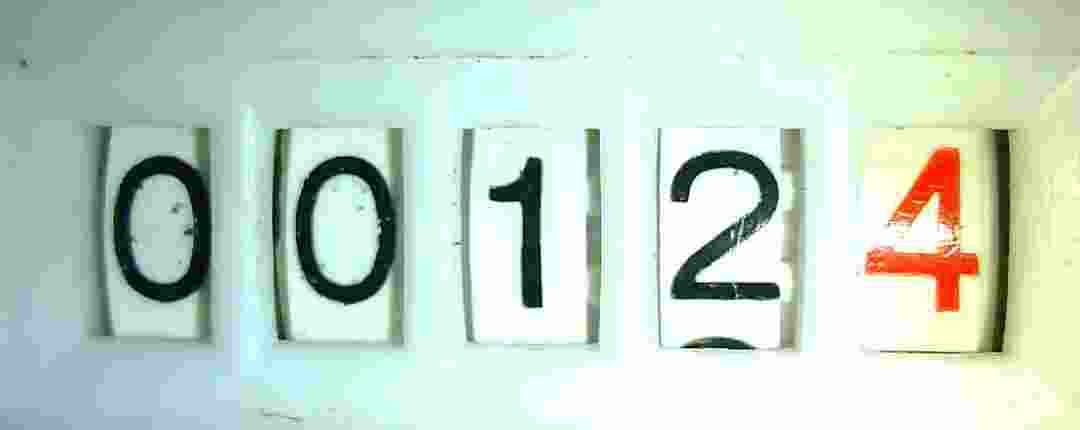
#> input picture real_data_base/device_xiao_s3_20260909_111515.jpg, 1080 x 430 px, found by its file name
$ python make_red_9_transition_visual.py
#> lines starting #> are read from the running program, lines starting #| are printed output that depends on the picture; after the words box and inside, x2 and y2 are one past the last pixel; in counts of white or black regions, pixels touching at a corner belong together
### tools/build_evaluation_suites.py
"""
tools/build_evaluation_suites.py
---------------------------------
Xây dựng 3 Tập Kiểm thử Độc lập theo Chuẩn Nghiệp vụ Ngành Nước (Sawaco):

1. Suite 1: Real Baseline (23 ảnh chụp thực tế từ camera ESP32-S3 ngoài hiện trường)
2. Suite 2: Billing Digits Balanced (100 ảnh phủ đều 0000 - 9999 m3 trên 4 ô đen tính tiền nước)
3. Suite 3: Billing Jump Transitions & Floor Rule (50 ảnh kiểm tra bước nhảy 9 -> 0 và quy tắc làm tròn sàn bảo vệ khách hàng)
"""

import os
import sys
import glob
import json
import random
import shutil
import cv2
import numpy as np

# Đảm bảo in tiếng Việt trên console Windows
if hasattr(sys.stdout, 'reconfigure'):
    sys.stdout.reconfigure(encoding='utf-8')

sys.path.insert(0, os.path.abspath(os.path.join(os.path.dirname(__file__), '..')))
from tools.generate_synthetic_from_real import load_clean_masks, get_meter_window_boxes, render_stroke

ROOT_TEST_SUITES = "data/test_suites"
REAL_DATA_DIR = "real_data_base"

# =========================================================================
# QUY CHUẨN PHÂN CHIA DỮ LIỆU KHOA HỌC: HOLD-OUT TEST SET (70% TRAIN - 30% TEST)
# 16 ảnh Train (để fine-tune) và 7 ảnh Test (cô lập 100%, chưa từng tham gia train)
# =========================================================================
TRAIN_REAL_FILES = [
    "device_xiao_s3_20260909_094142.jpg",
    "device_xiao_s3_20260909_095354.jpg",
    "device_xiao_s3_20260909_100525.jpg",
    "device_xiao_s3_20260909_101854.jpg",
    "device_xiao_s3_20260909_102216.jpg",
    "device_xiao_s3_20260909_102432.jpg",
    "device_xiao_s3_20260909_102638.jpg",
    "device_xiao_s3_20260909_102856.jpg",
    "device_xiao_s3_20260909_103034.jpg",
    "device_xiao_s3_20260909_103222.jpg",
    "device_xiao_s3_20260909_103920.jpg",
    "device_xiao_s3_20260909_104204.jpg",
    "device_xiao_s3_20260909_104558.jpg",
    "device_xiao_s3_20260909_104858.jpg",
    "device_xiao_s3_20260909_105206.jpg",
    "device_xiao_s3_20260909_105530.jpg"
]

TEST_REAL_FILES = [
    "device_xiao_s3_20260909_105724.jpg",
    "device_xiao_s3_20260909_105930.jpg",
    "device_xiao_s3_20260909_110142.jpg",
    "device_xiao_s3_20260909_110538.jpg",
    "device_xiao_s3_20260909_111235.jpg",
    "device_xiao_s3_20260909_111515.jpg",
    "device_xiao_s3_20260909_111955.jpg"
]

REAL_GROUND_TRUTH = {
    "device_xiao_s3_20260909_094142.jpg": "00001",
    "device_xiao_s3_20260909_095354.jpg": "00002",
    "device_xiao_s3_20260909_100525.jpg": "00003",
    "device_xiao_s3_20260909_101854.jpg": "00004",
    "device_xiao_s3_20260909_102216.jpg": "00004",
    "device_xiao_s3_20260909_102432.jpg": "00005",
    "device_xiao_s3_20260909_102638.jpg": "00006",
    "device_xiao_s3_20260909_102856.jpg": "00007",
    "device_xiao_s3_20260909_103034.jpg": "00008",
    "device_xiao_s3_20260909_103222.jpg": "00009",
    "device_xiao_s3_20260909_103920.jpg": "00010",
    "device_xiao_s3_20260909_104204.jpg": "00011",
    "device_xiao_s3_20260909_104558.jpg": "00012",
    "device_xiao_s3_20260909_104858.jpg": "00021",
    "device_xiao_s3_20260909_105206.jpg": "00032",
    "device_xiao_s3_20260909_105530.jpg": "00046",
    "device_xiao_s3_20260909_105724.jpg": "00051",
    "device_xiao_s3_20260909_105930.jpg": "00063",
    "device_xiao_s3_20260909_110142.jpg": "00074",
    "device_xiao_s3_20260909_110538.jpg": "00089",
    "device_xiao_s3_20260909_111235.jpg": "00091",
    "device_xiao_s3_20260909_111515.jpg": "00124",
    "device_xiao_s3_20260909_111955.jpg": "00281",
}

def generate_multiroll_meter(reading_str, masks, base_img_path, roll_dict=None):
    """
    Sinh ảnh mặt số đồng hồ nước chân thực dựa trên ảnh canvas thực tế.
    roll_dict: dict {wheel_idx: roll_ratio} với wheel_idx từ 0 đến 4.
    """
    base_img = cv2.imread(base_img_path)
    if base_img is None:
        raise ValueError(f"Không thể mở ảnh nền: {base_img_path}")

    base_name = os.path.basename(base_img_path)
    calib_file = "data/real_window_boxes.json"
    if os.path.exists(calib_file):
        with open(calib_file, "r", encoding="utf-8") as f:
            calib = json.load(f)
            windows = calib.get(base_name, get_meter_window_boxes(base_img))
    else:
        windows = get_meter_window_boxes(base_img)

    result = base_img.copy()
    if roll_dict is None:
        roll_dict = {}

    for i, ((bx, by, bw, bh), char) in enumerate(zip(windows, reading_str)):
        digit_val = int(char)
        is_red = (i == 4)

        roi = result[by:by+bh, bx:bx+bw].copy()
        rh, rw = roi.shape[:2]

        # 1. Inpaint xóa sạch nét số cũ
        mask = np.zeros((rh, rw), dtype=np.uint8)
        pad_x, pad_y = 2, 2
        if not is_red:
            gray_roi = cv2.cvtColor(roi, cv2.COLOR_BGR2GRAY)
            ink_zone = gray_roi[pad_y:rh-pad_y, pad_x:rw-pad_x]
            _, bin_ink = cv2.threshold(ink_zone, 150, 255, cv2.THRESH_BINARY_INV)
            mask[pad_y:rh-pad_y, pad_x:rw-pad_x] = bin_ink
            mask = cv2.dilate(mask, cv2.getStructuringElement(cv2.MORPH_ELLIPSE, (5, 5)), iterations=1)
        else:
            central = roi[pad_y:rh-pad_y, pad_x:rw-pad_x]
            b, g, r = cv2.split(central)
            is_red_ink = (r.astype(int) - np.maximum(b, g).astype(int) > 10) | (np.min(central, axis=2) < 150)
            mask[pad_y:rh-pad_y, pad_x:rw-pad_x] = is_red_ink.astype(np.uint8) * 255
            mask = cv2.dilate(mask, cv2.getStructuringElement(cv2.MORPH_ELLIPSE, (7, 7)), iterations=2)

        inpainted = cv2.inpaint(roi, mask, inpaintRadius=5, flags=cv2.INPAINT_TELEA)

        # 2. Render nét chữ số mới
        target_h = int(rh * 0.70)
        m_img = masks.get(digit_val)
        if m_img is not None:
            mh, mw = m_img.shape[:2]
            target_w = min(int(rw * 0.72), max(int(rw * 0.25), int(mw * (target_h / float(mh)))))
        else:
            target_w = int(rw * 0.65)

        roll_ratio = roll_dict.get(i, 0.0)
        next_val = (digit_val + 1) % 10 if roll_ratio > 0.0 else None

        stroke_bgra = render_stroke(digit_val, target_w, target_h, masks,
                                    next_val=next_val, roll_ratio=roll_ratio)

        # Thêm độ rơ cơ khí thực tế (Mechanical Jitter / Misalignment: ±2 px)
        jitter_x = random.randint(-2, 2)
        jitter_y = random.randint(-2, 2)
        dx1 = max(0, min(rw - target_w, (rw - target_w) // 2 + jitter_x))
        dy1 = max(0, min(rh - target_h, (rh - target_h) // 2 + jitter_y))
        dx2 = dx1 + target_w
        dy2 = dy1 + target_h

        alpha = stroke_bgra[:, :, 3].astype(np.float32) / 255.0
        alpha = np.repeat(alpha[:, :, np.newaxis], 3, axis=2)

        ink_color = np.array([22, 28, 208] if is_red else [28, 28, 32], dtype=np.float32)
        wheel_roi = inpainted[dy1:dy2, dx1:dx2].astype(np.float32)

        blended = wheel_roi * (1.0 - alpha) + ink_color * alpha
        inpainted[dy1:dy2, dx1:dx2] = np.clip(blended, 0, 255).astype(np.uint8)

        result[by:by+bh, bx:bx+bw] = inpainted

    return result

# [268 lines left out: functions build_suite_1, apply_realistic_meter_environment, build_suite_2, build_suite_3, clean_old_suites, main, not called in this run]

# [2 lines that do not run on import are left out]

### tools/generate_synthetic_from_real.py
"""
tools/generate_synthetic_from_real.py
------------------------------------
Sinh ảnh đồng hồ nước CHÂN THỰC 100% (Ultra-Photorealistic) dựa trên ảnh chụp thực tế:
1. Canvas thực tế: Lấy trực tiếp ảnh camera ESP32-S3 Xiao làm nền (vỏ nhựa, góc chụp, bóng đổ, vết xước, ốc vít nguyên bản).
2. Tự động tìm chính xác 5 ô cửa sổ đồng hồ (Window Contours) trên mọi ảnh thực tế bằng thuật toán Dynamic Spacing Grid.
3. Tẩy xóa số cũ bằng Inpainting mượt mà (chỉ tẩy nét mực trong lòng bánh xe, giữ nguyên 100% cung tròn số lăn, viền nhựa và bóng kính).
4. Phủ nét chữ số chuẩn Sawaco (Trích xuất từ dữ liệu thực tế, lọc sạch viền/rác 100%):
   - Ô 0-3: Mực than đen nguyên bản (Charcoal Black: RGB 32, 28, 28).
   - Ô 4: Mực đỏ Sawaco đặc trưng (Vibrant Sawaco Red: RGB 208, 28, 22).
5. Mô phỏng bánh xe lăn tự nhiên (Rolling Wheel Transition) chuẩn cơ học khi số đang nhảy.
"""

import os
import sys
import glob
import random
import cv2
import numpy as np

# Đảm bảo in tiếng Việt trên console Windows không bị lỗi Unicode
if hasattr(sys.stdout, 'reconfigure'):
    sys.stdout.reconfigure(encoding='utf-8')

REAL_IMAGES_DIR = "real_data_base"
MASKS_DIR = "data/clean_digit_masks"

def load_clean_masks():
    """Tải 10 mặt nạ chữ số chuẩn 0-9 đã được lọc sạch hoàn toàn viền rác."""
    masks = {}
    for d in range(10):
        mask_path = os.path.join(MASKS_DIR, f"{d}.png")
        if os.path.exists(mask_path):
            img = cv2.imread(mask_path, cv2.IMREAD_UNCHANGED)
            if img is not None and img.shape[2] >= 4:
                masks[d] = img
    return masks

def get_meter_window_boxes(img):
    """
    Tự động dò tìm tọa độ chính xác của 5 ô số trên bất kỳ ảnh camera nào
    dựa trên contours hình học và nội suy khoảng cách lưới (Dynamic Spacing Grid).
    """
    h, w = img.shape[:2]
    gray = cv2.cvtColor(img, cv2.COLOR_BGR2GRAY)
    denoised = cv2.fastNlMeansDenoising(gray, None, h=10, templateWindowSize=7, searchWindowSize=21)
    thresh = cv2.adaptiveThreshold(denoised, 255, cv2.ADAPTIVE_THRESH_GAUSSIAN_C, cv2.THRESH_BINARY_INV, 41, 10)
    contours, _ = cv2.findContours(thresh, cv2.RETR_EXTERNAL, cv2.CHAIN_APPROX_SIMPLE)

    candidate_rects = []
    for c in contours:
        bx, by, bw, bh = cv2.boundingRect(c)
        aspect_ratio = bh / float(bw)
        if (0.40 * h < bh < 0.98 * h) and (1.0 < aspect_ratio < 3.2):
            candidate_rects.append((bx, by, bw, bh))

    kept_rects = []
    for r in sorted(candidate_rects, key=lambda x: x[0]):
        overlap = False
        for k in kept_rects:
            inter_x1 = max(r[0], k[0])
            inter_x2 = min(r[0] + r[2], k[0] + k[2])
            if inter_x2 > inter_x1 and (inter_x2 - inter_x1) / min(r[2], k[2]) > 0.3:
                overlap = True
                break
        if not overlap:
            kept_rects.append(r)

    cxs = [r[0] + r[2]/2.0 for r in kept_rects]
    spacings = [cxs[i+1] - cxs[i] for i in range(len(cxs)-1)]
    valid_s = []
    for s in spacings:
        if 150 < s < 240:
            valid_s.append(s)
        elif 320 < s < 450:
            valid_s.append(s / 2.0)
        elif 500 < s < 650:
            valid_s.append(s / 3.0)

    est_spacing = float(np.median(valid_s)) if valid_s else 192.0

    best_grid_cxs = None
    max_inliers = -1
    for assumed_idx in range(5):
        for base_cx in cxs:
            start_cx = base_cx - assumed_idx * est_spacing
            grid_cxs = [start_cx + i * est_spacing for i in range(5)]
            inliers = sum(1 for cx in cxs if min(abs(cx - gx) for gx in grid_cxs) < est_spacing * 0.3)
            # Grid phải nằm hoàn toàn trong phạm vi ảnh
            if grid_cxs[0] >= 50 and grid_cxs[-1] <= w - 50:
                if inliers > max_inliers:
                    max_inliers = inliers
                    best_grid_cxs = grid_cxs
                elif inliers == max_inliers and best_grid_cxs is not None:
                    if abs((grid_cxs[0] + grid_cxs[-1])/2.0 - w/2.0) < abs((best_grid_cxs[0] + best_grid_cxs[-1])/2.0 - w/2.0):
                        best_grid_cxs = grid_cxs

    if best_grid_cxs is None:
        best_grid_cxs = [int(w * (i + 0.5) / 5.0) for i in range(5)]

    box_w = int(est_spacing * 0.74)
    avg_y = float(np.median([r[1] for r in kept_rects])) if kept_rects else int(h * 0.22)
    avg_h = float(np.median([r[3] for r in kept_rects])) if kept_rects else int(h * 0.52)
    y1_box = max(0, int(avg_y - avg_h * 0.05))
    y2_box = min(h, int(avg_y + avg_h * 1.05))

    boxes = []
    for cx in best_grid_cxs:
        x1 = max(0, min(w - 20, int(cx - box_w/2.0)))
        x2 = max(x1 + 10, min(w, int(cx + box_w/2.0)))
        boxes.append((x1, y1_box, x2 - x1, y2_box - y1_box))
    return boxes

# [34 lines left out: function inpaint_old_digit, not called in this run]

def render_stroke(digit_val, target_w, target_h, masks, next_val=None, roll_ratio=0.0):
    """Tạo nét chữ số chuẩn với tỷ lệ hình học tự nhiên và căn giữa hoàn hảo."""
    m1 = masks.get(digit_val)
    if m1 is None:
        return np.zeros((target_h, target_w, 4), dtype=np.uint8)

    def scale_and_center_digit(m, w_box, h_box):
        mh, mw = m.shape[:2]
        dw = min(w_box, int(mw * (h_box / float(mh))))
        scaled = cv2.resize(m, (dw, h_box), interpolation=cv2.INTER_AREA)
        canvas = np.zeros((h_box, w_box, 4), dtype=np.uint8)
        off_x = (w_box - dw) // 2
        canvas[:, off_x:off_x+dw] = scaled
        return canvas

    if next_val is None or roll_ratio <= 0.0:
        return scale_and_center_digit(m1, target_w, target_h)

    # Mô phỏng cơ học số lăn: cuộn bánh xe theo chiều dọc
    m2 = masks.get(next_val, m1)
    m1_centered = scale_and_center_digit(m1, target_w, target_h)
    m2_centered = scale_and_center_digit(m2, target_w, target_h)

    gap = int(target_h * 0.16)
    cylinder_h = target_h * 2 + gap
    strip = np.zeros((cylinder_h, target_w, 4), dtype=np.uint8)
    strip[:target_h] = m1_centered
    strip[target_h + gap:] = m2_centered

    view_y = int((target_h + gap) * roll_ratio)
    view_y = max(0, min(cylinder_h - target_h, view_y))
    return strip[view_y : view_y + target_h]

# [123 lines left out: functions generate_photorealistic_meter, generate_dataset, not called in this run]

# [16 lines that do not run on import are left out]

### inference_lib.py
import os
# Tắt bớt log rác của TensorFlow
os.environ['TF_CPP_MIN_LOG_LEVEL'] = '3'
os.environ['TF_ENABLE_ONEDNN_OPTS'] = '0'
import logging
logging.getLogger("absl").setLevel(logging.ERROR)

import cv2
import numpy as np
import tensorflow as tf
from tensorflow.keras.models import load_model

class WaterMeterReader:
    def __init__(self, model_path='water_meter_modern.keras'):
        """
        Initializes the Water Meter Reader.
        Loads the model once to be reused for multiple predictions.
        """
        if not os.path.exists(model_path):
            raise FileNotFoundError(f"Model file not found at: {model_path}. Please train the model first.")

        print(f"Loading Water Meter Model from {model_path}...")
        self.model = load_model(model_path)
        print("Model loaded successfully.")

    # [202 lines left out: functions preprocess, smart_read_logic, predict, predict_sequence, read_billing_meter, not called in this run]

### tools/make_red_9_transition_visual.py
"""
tools/make_red_9_transition_visual.py
-------------------------------------
Tạo hình ảnh trực quan chi tiết chứng minh trường hợp then chốt:
"Số đỏ chuyển từ 9 về 0 và cơ chế Floor Rule bảo vệ bánh xe đen hàng đơn vị".
"""

import os
import sys
import json
import cv2
import numpy as np

# Đảm bảo in tiếng Việt trên console Windows
if hasattr(sys.stdout, 'reconfigure'):
    sys.stdout.reconfigure(encoding='utf-8')

sys.path.insert(0, os.path.abspath(os.path.join(os.path.dirname(__file__), '..')))
from tools.generate_synthetic_from_real import load_clean_masks
from tools.build_evaluation_suites import generate_multiroll_meter
from segmentation import segment_meter_digits
from inference_lib import WaterMeterReader

OUTPUT_DIR = "reports/thesis_visuals"

def generate_red_9_demo():
    os.makedirs(OUTPUT_DIR, exist_ok=True)
    masks = load_clean_masks()
#> masks = 2 items
    base_path = "real_data_base/device_xiao_s3_20260909_111515.jpg"

    # Sinh ảnh kiểm tra:
    # Bánh xe đơn vị là 2 chớm nhích lên 3 (roll = 0.12)
    # Bánh xe đỏ là 9 chớm nhích lên 0 (roll = 0.14)
    test_str = "00129"
    roll_dict = {3: 0.12, 4: 0.14}
    meter_img = generate_multiroll_meter(test_str, masks, base_path, roll_dict=roll_dict)
#> in generate_multiroll_meter, base_img is the input picture: shape (430, 1080, 3); mean B, G, R 200.9, 214.2, 195.2
#> (reads data/real_window_boxes.json from the repository)
#> in get_meter_window_boxes, `thresh = cv2.adaptiveThreshold(denoised, 255, cv2.ADAPTIVE_THRESH_GAUS..`:
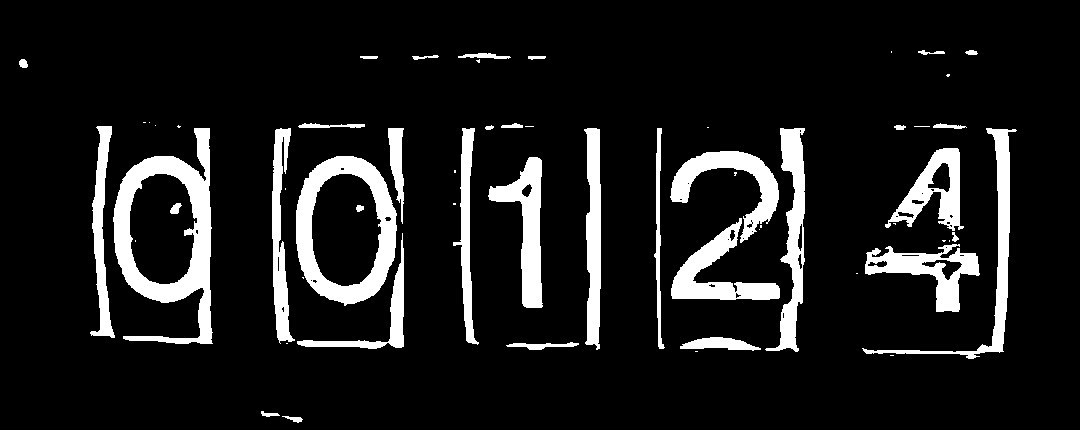
#> thresh: shape (430, 1080); 10.9% white; 60 white regions (25 under 20 px)
#> in get_meter_window_boxes, `contours, _ = cv2.findContours(thresh, cv2.RETR_EXTERNAL, cv2.CHAIN_AP..`: contours = 57 contours, 24 with area under 20; largest, box (x1, y1, x2, y2) and area: (113, 128, 213, 344) 13238, (296, 156, 397, 306) 11889, (765, 128, 805, 352) 3238, (488, 157, 543, 308) 3194, (865, 244, 980, 312) 3086
#> the loop in get_meter_window_boxes, `for c in contours:` made 57 passes
#> (bx, by, bw, bh, aspect_ratio) on passes 1, 2, 6, 7, 10, 13, 14, 15: (282, 416, 21, 7, 0.333), (261, 411, 19, 6, 0.316), (506, 342, 73, 8, 0.11), (680, 337, 81, 14, 0.173), (865, 244, 115, 68, 0.591), (297, 233, 107, 116, 1.08), (952, 232, 7, 10, 1.43), (759, 229, 1, 1, 1)
#> after the loop in get_meter_window_boxes, `for c in contours:`: candidate_rects = [(862, 128, 155, 231), (113, 128, 100, 216)]
#> the loop in get_meter_window_boxes, `for r in sorted(candidate_rects, key=lambda x: x[0]):` made 2 passes
#> after the loop in get_meter_window_boxes, `for r in sorted(candidate_rects, key=lambda x: x[0]):`: kept_rects = [(113, 128, 100, 216), (862, 128, 155, 231)]
#> in get_meter_window_boxes, `cxs = [r[0] + r[2]/2.0 for r in kept_rects]`: cxs = [163, 939.5]
#> in get_meter_window_boxes, `spacings = [cxs[i+1] - cxs[i] for i in range(len(cxs)-1)]`: spacings = [776.5]
#> the loop in get_meter_window_boxes, `for s in spacings:` made 1 pass
#> after the loop in get_meter_window_boxes, `for s in spacings:`: valid_s = []
#> in get_meter_window_boxes, `est_spacing = float(np.median(valid_s)) if valid_s else 192.0`: est_spacing = 192
#> after the loop in get_meter_window_boxes, `for assumed_idx in range(5):`: best_grid_cxs = [163, 355, 547, 739, 931]; max_inliers = 2
#> in get_meter_window_boxes, `box_w = int(est_spacing * 0.74)`: box_w = 142
#> in get_meter_window_boxes, `avg_y = float(np.median([r[1] for r in kept_rects])) if kept_rects els..`: avg_y = 128
#> in get_meter_window_boxes, `avg_h = float(np.median([r[3] for r in kept_rects])) if kept_rects els..`: avg_h = 223.5
#> in get_meter_window_boxes, `y1_box = max(0, int(avg_y - avg_h * 0.05))`: y1_box = 116
#> in get_meter_window_boxes, `y2_box = min(h, int(avg_y + avg_h * 1.05))`: y2_box = 362
#> the loop in get_meter_window_boxes, `for cx in best_grid_cxs:` made 5 passes
#> (cx, x1, x2) on passes 1 to 5: (163, 92, 234), (355, 284, 426), (547, 476, 618), (739, 668, 810), (931, 860, 1002)
#> after the loop in get_meter_window_boxes, `for cx in best_grid_cxs:`: boxes = [(92, 116, 142, 246), (284, 116, 142, 246), (476, 116, 142, 246), (668, 116, 142, 246), (860, 116, 142, 246)]
#> in generate_multiroll_meter, `windows = calib.get(base_name, get_meter_window_boxes(base_img))`: windows = [[93, 114, 140, 250], [276, 114, 140, 250], [459, 114, 140, 250], [682, 114, 140, 250], [869, 114, 140, 250]]
#> the loop in generate_multiroll_meter, `for i, ((bx, by, bw, bh), char) in enumerate(zip(windows, reading_str)):` made 5 passes
#> (bx, char, digit_val, is_red, target_w, roll_ratio) on pass 5: (869, '9', 9, True, 100, 0.14)
#> pass 1, in generate_multiroll_meter, `roi = result[by:by+bh, bx:bx+bw].copy()`:
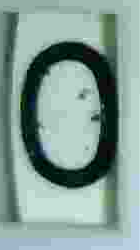
#> roi: shape (250, 140, 3); mean B, G, R 148.6, 156.2, 130.2
#> pass 1, in generate_multiroll_meter, `_, bin_ink = cv2.threshold(ink_zone, 150, 255, cv2.THRESH_BINARY_INV)`:
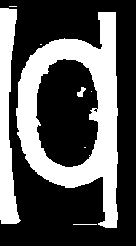
#> bin_ink: shape (246, 136); 34.7% white; 8 white regions (4 under 20 px), largest, box (x1, y1, x2, y2) and area: (16, 12, 118, 228) 8811, (0, 8, 21, 224) 2719, (77, 87, 86, 97) 50, (73, 224, 97, 225) 24
#> after the loop in generate_multiroll_meter, `for i, ((bx, by, bw, bh), char) in enumerate(zip(windows, reading_str)):`:
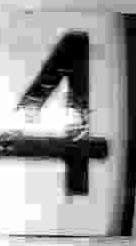
#> b: shape (246, 136); min 0, max 255, mean 152.7
#> after the loop in generate_multiroll_meter, `for i, ((bx, by, bw, bh), char) in enumerate(zip(windows, reading_str)):`:
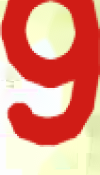
#> blended: shape (175, 100, 3) float32; mean B, G, R 126.1, 145.9, 228.6
#> after the loop in generate_multiroll_meter, `for i, ((bx, by, bw, bh), char) in enumerate(zip(windows, reading_str)):`:
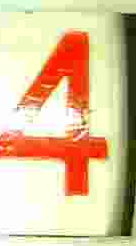
#> central: shape (246, 136, 3); mean B, G, R 152.7, 192.4, 220.3
#> after the loop in generate_multiroll_meter, `for i, ((bx, by, bw, bh), char) in enumerate(zip(windows, reading_str)):`:
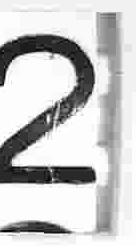
#> ink_zone: shape (246, 136); min 0, max 255, mean 199.5
#> (the rest of the program and of its run is left out)
